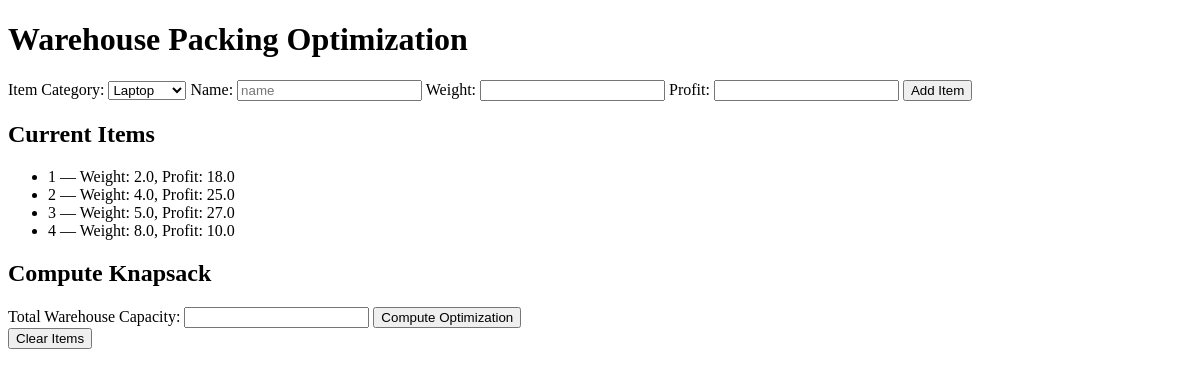
Before: / with the older database file.
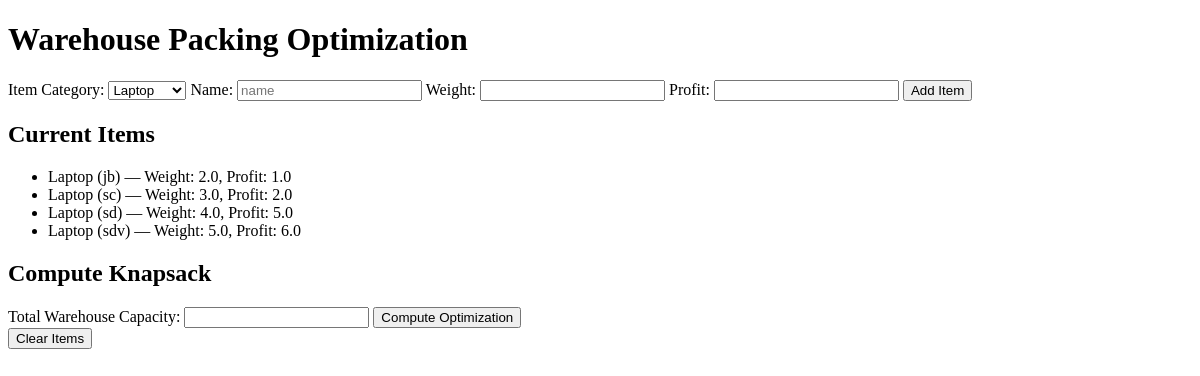
After: the same page with the newer database file.
### tables this page shows
CREATE TABLE active_items (
            id INTEGER PRIMARY KEY AUTOINCREMENT,
            name TEXT NOT NULL,
            weight REAL NOT NULL,
            profit REAL NOT NULL
        );

### app.py (the view)
@app.route('/')
def index():
    items = get_active_items()
    allowed_items = list(ITEM_CATEGORIES.keys())
    return render_template('index.html', items=items, allowed_items=allowed_items)

### models.py (called while the page is built)
def get_active_items():
    conn = sqlite3.connect(DB_NAME)
    c = conn.cursor()
    c.execute('SELECT name, weight, profit FROM active_items')
    items = [{'name': row[0], 'weight': row[1], 'profit': row[2]} for row in c.fetchall()]
    conn.close()
    return items

### templates/index.html (shortened to what this page needs)
<!DOCTYPE html>
<html lang="en">
<head>
</head>
<body>
    <h1>Warehouse Packing Optimization</h1>
    <form action="/add_item" method="post">
        <label>Item Category:</label>
        <select name="item_category" required>
            {% for item in allowed_items %}
                <option value="{{ item }}">{{ item }}</option>
            {% endfor %}
        </select>
        <label>Name:</label>
        <input type="text" name="item_name" placeholder="name" required>
        <label>Weight:</label>
        <input type="number" step="0.01" name="weight" required>
        <label>Profit:</label>
        <input type="number" step="0.01" name="profit" required>
        <button type="submit">Add Item</button>
    </form>
    <h2>Current Items</h2>
    <ul>
        {% for item in items %}
            <li>{{ item.name }} — Weight: {{ item.weight }}, Profit: {{ item.profit }}</li>
        {% endfor %}
    </ul>
    <h2>Compute Knapsack</h2>
    <form action="/compute" method="post">
        <label>Total Warehouse Capacity:</label>
        <input type="number" step="0.01" name="capacity" required>
        <button type="submit">Compute Optimization</button>
    </form>
    <form action="/clear" method="post">
        <button type="submit">Clear Items</button>
    </form>
</body>
</html>

Changed rows visible on the page:
removed active_items: name "1", weight "2.0", profit "18.0"
removed active_items: name "2", weight "4.0", profit "25.0"
removed active_items: name "3", weight "5.0", profit "27.0"
removed active_items: name "4", weight "8.0", profit "10.0"
added active_items: name "Laptop (jb)", weight "2.0", profit "1.0"
added active_items: name "Laptop (sc)", weight "3.0", profit "2.0"
added active_items: name "Laptop (sd)", weight "4.0", profit "5.0"
added active_items: name "Laptop (sdv)", weight "5.0", profit "6.0"
